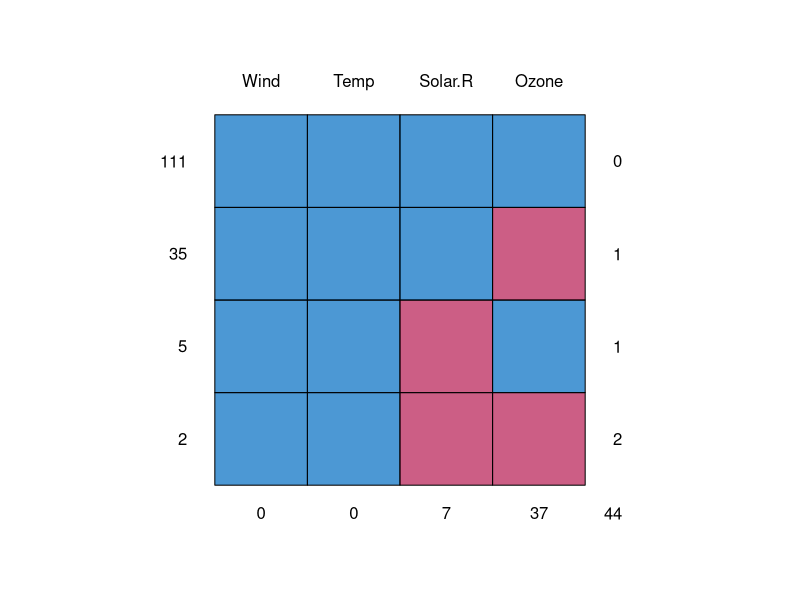
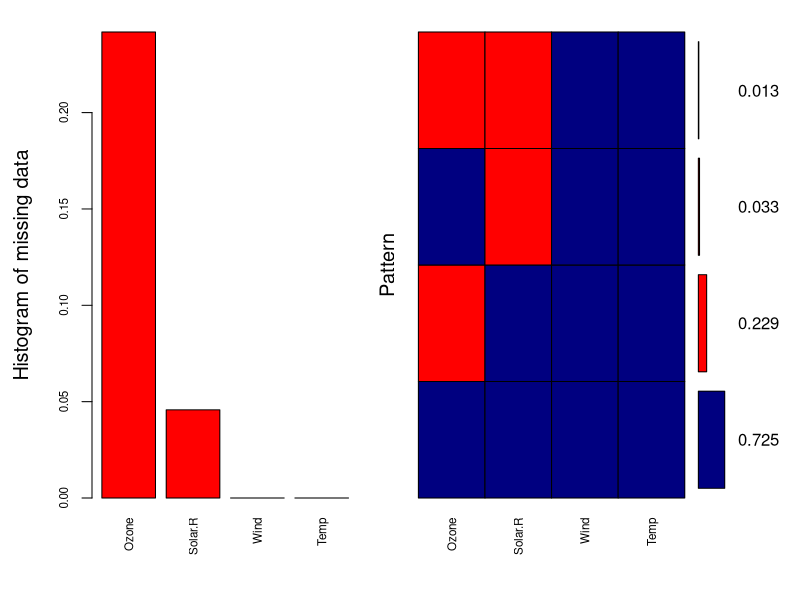
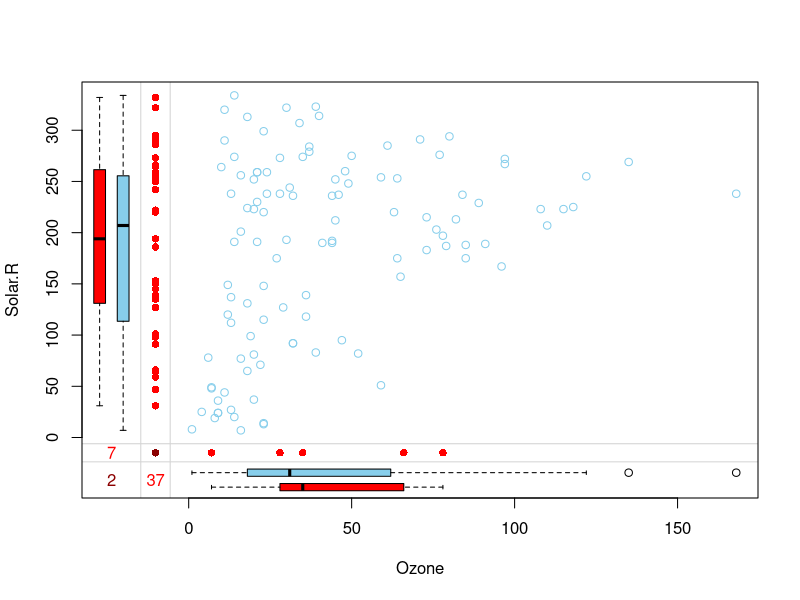
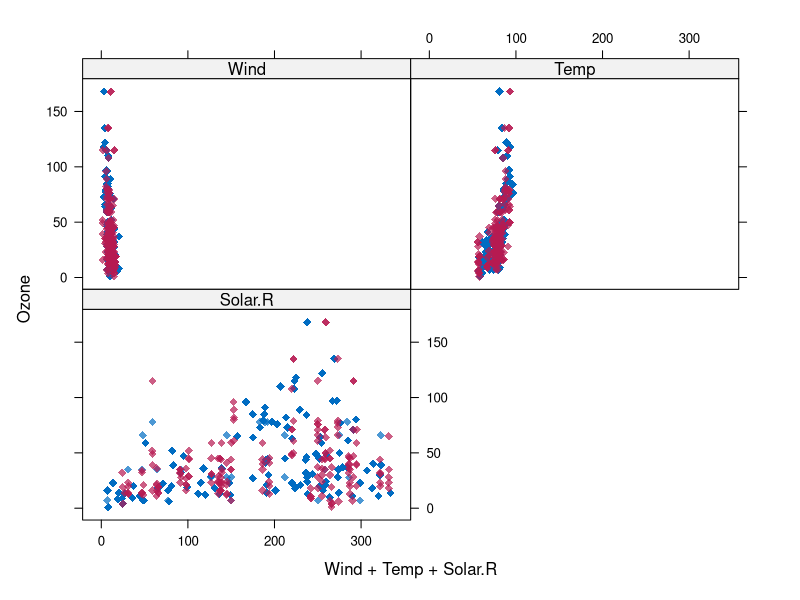
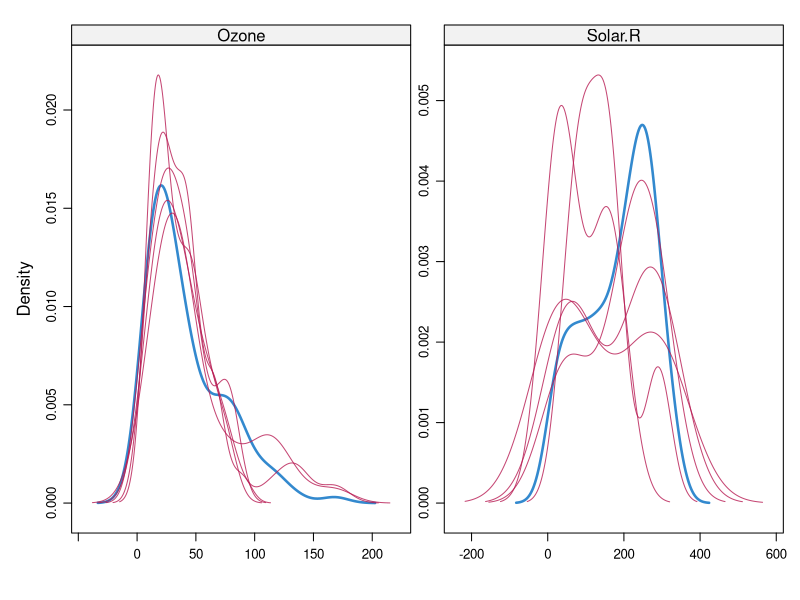
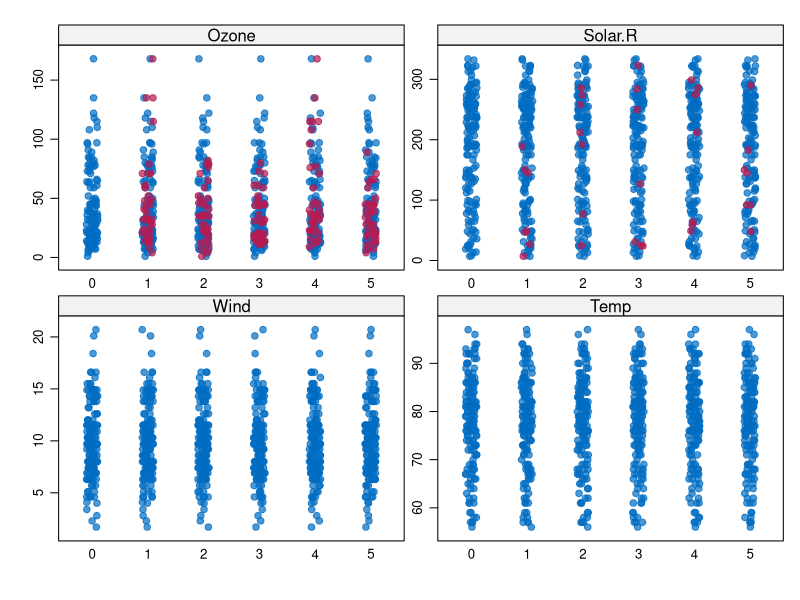

These charts were generated, in order, by the following R code:
# Using airquality dataset
data <- airquality
data[4:10,3] <- rep(NA,7)
data[1:5,4] <- NA

# Removing categorical variables
data <- airquality[-c(5,6)]
summary(data)

#-------------------------------------------------------------------------------
# Look for missing > 5% variables
pMiss <- function(x){sum(is.na(x))/length(x)*100}

# Check each column
apply(data,2,pMiss)

# Check each row
apply(data,1,pMiss)

#-------------------------------------------------------------------------------
# Missing data pattern
library(mice)

# Missing data pattern
md.pattern(data)

library(VIM)
# Plot of missing data pattern
aggr_plot <- aggr(data, col=c('navyblue','red'), numbers=TRUE, sortVars=TRUE, labels=names(data), cex.axis=.7, gap=3, ylab=c("Histogram of missing data","Pattern"))

# Box plot
marginplot(data[c(1,2)])

#-------------------------------------------------------------------------------
# Impute missing data using mice

tempData <- mice(data,m=5,maxit=50,meth='pmm',seed=500)
summary(tempData)

# Get imputed data (for the Ozone variable)
tempData$imp$Ozone

# Possible imputation models provided by mice() are
methods(mice)

# What imputation method did we use?
tempData$meth

# Get completed datasets (observed and imputed)
completedData <- complete(tempData,1)
summary(completedData)

#-------------------------------------------------------------------------------
# Plots

# Scatterplot Ozone vs all
xyplot(tempData,Ozone ~ Wind+Temp+Solar.R,pch=18,cex=1)

# Density plot original vs imputed dataset
densityplot(tempData)

# Another take on the density: stripplot()
stripplot(tempData, pch = 20, cex = 1.2)

#-------------------------------------------------------------------------------
# Pooling the results and fitting a linear model

modelFit1 <- with(tempData,lm(Temp~ Ozone+Solar.R+Wind))
pool(modelFit1)
summary(pool(modelFit1))

# Using more imputed datasets
tempData2 <- mice(data,m=50,seed=245435)
modelFit2 <- with(tempData2,lm(Temp~ Ozone+Solar.R+Wind))
summary(pool(modelFit2))
